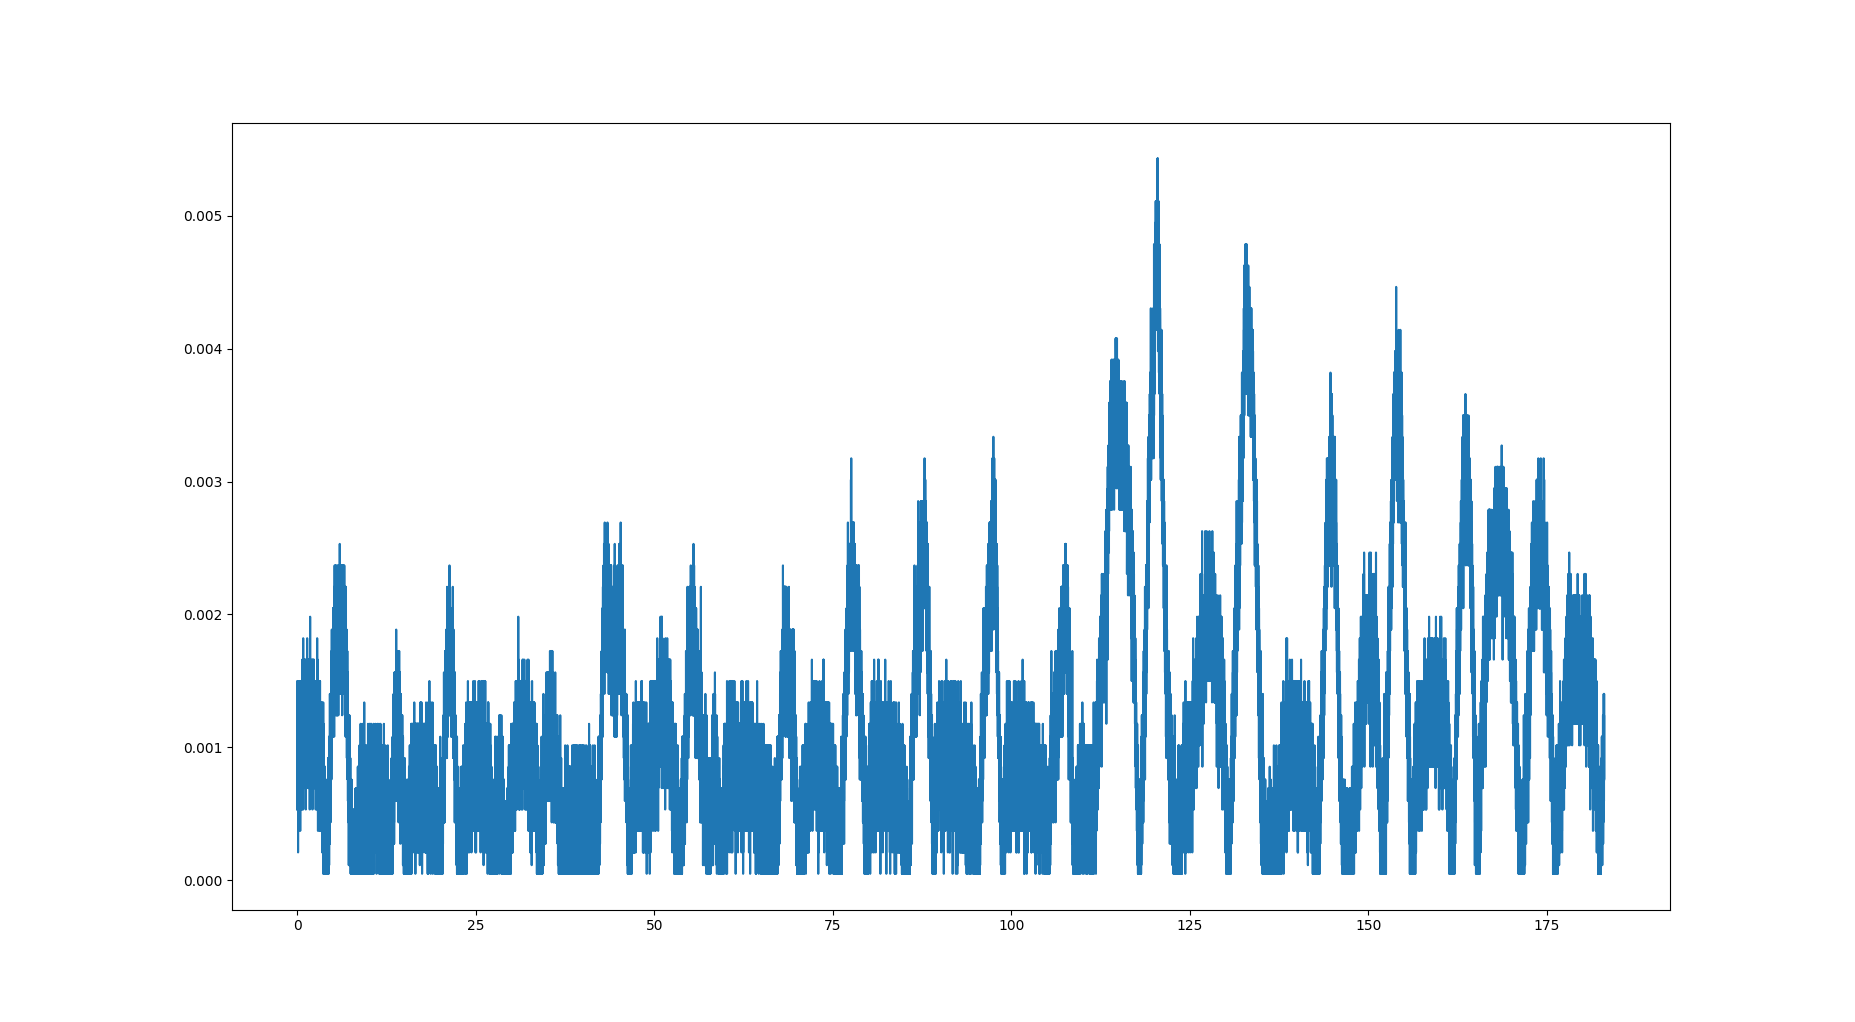

Source code (Python):
import numpy as np
import matplotlib.pyplot as plt

fptr=open("./physiology/sub019_baseline_C3.csv",'r')
read_data = fptr.read()
ts_data = read_data.split('\n')#time_splitted data , using next line as split token
len_of_tsdata = len(ts_data)-1 #get 2d vector one row's end length
print(len_of_tsdata)

for i in range(len(ts_data)):
    ts_data[i]=ts_data[i].split(',') #split each row with ',' token

#initilaization
extracted_final_data = np.append(ts_data[0][1:],ts_data[1][1:]) #concatenate altogether to match a 1d list and plot accodring to time
for i in range(2,len_of_tsdata):
    extracted_final_data = np.append(extracted_final_data,ts_data[i][1:]) #concatenate altogether to match a 1d list
#and plot accodring to time
extracted_final_data = extracted_final_data.astype(float) #change the datatype to floating point version
time_axis = np.arange(0,183,0.001,float) #from 0 ro 182 seconds, the difference between each is 0.001 (as sampling freq = 1000 Hz)
#plot as the floating type
plt.plot(time_axis,np.absolute(extracted_final_data)) #using matlab api for drawing x axis as time_axis and y axis as np.absolute(extracted_final_data)
plt.show()
